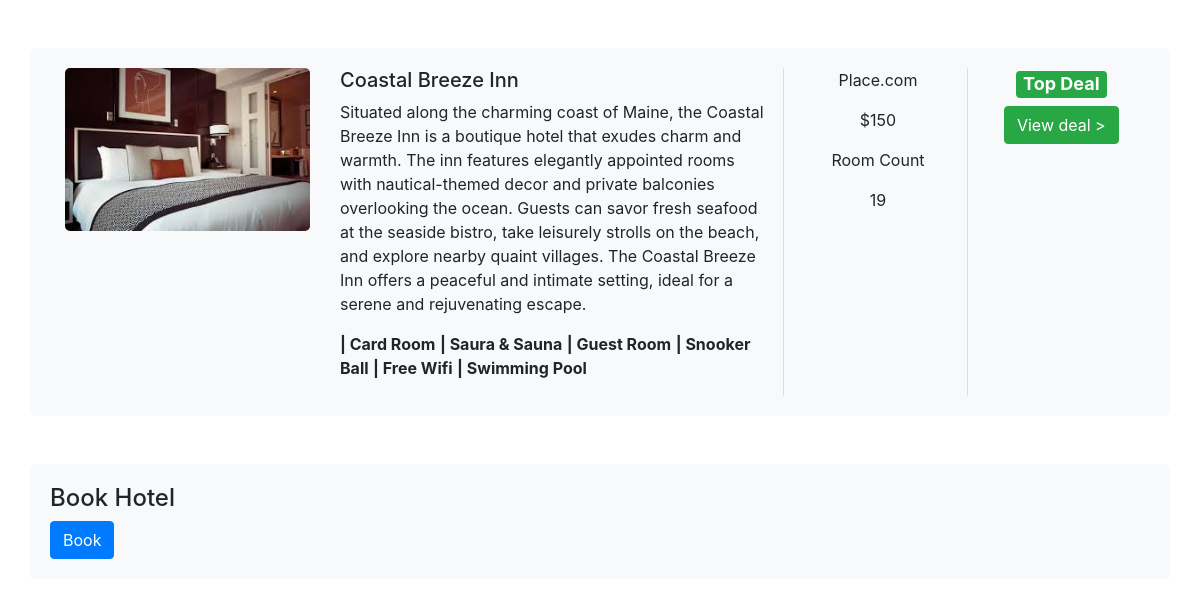
Page /hotel/2f53caca-ef1e-4527-b23b-ac14f375e7e6/ on the committed database.
### home/models.py (models this page shows, shortened)
class BaseModel(models.Model):
    uid = models.UUIDField(default=uuid.uuid4, editable=False, primary_key=True)
    created_at = models.DateField(auto_now_add=True)
    updated_at = models.DateField(auto_now_add=True)
    class Meta:
        abstract = True

class Hotel(BaseModel):
    hotel_name=models.CharField(max_length=100)
    hotel_price = models.IntegerField()
    description = models.TextField()
    amenities = models.ManyToManyField(Amenities)
    room_count = models.IntegerField(default=10)

class HotelImages(BaseModel):
    hotel=models.ForeignKey(Hotel, related_name = "Images", on_delete=models.CASCADE)
    Images = models.ImageField(upload_to="hotel")

class Amenities(BaseModel):
    amenity_name = models.CharField(max_length=100)

### home/views.py (the view)
# urls.py: path('hotel/<uuid:uid>/', HotelDetailView.as_view(), name='hotel_detail'),
class HotelDetailView(DetailView):
    model = Hotel
    template_name = 'hoteldetail.html'
    context_object_name = 'hotel'
    def get_object(self):
        uid = self.kwargs['uid']
        return Hotel.objects.get(uid=uid)

### home/templates/hoteldetail.html (shortened to what this page needs)
{% extends "base.html" %}
{% block start %}
<link rel="stylesheet" href="https://stackpath.bootstrapcdn.com/bootstrap/4.5.2/css/bootstrap.min.css">
<div class="container mt-5">
    <div class="row hotel-info">
        <div class="col-md-3">
            <img class="img-fluid hotel-image" src="/media/{{ hotel.Images.first.Images }}" alt="Hotel Image">
        </div>
        <div class="col-md-5">
            <h5>{{ hotel.hotel_name }}</h5>
            <p>{{ hotel.description }}</p>
            <p>
                {% for amenitie in hotel.amenities.all %}
                    <b>| {{ amenitie.amenity_name }}</b>
                {% endfor %}
            </p>
        </div>
        <div class="col-md-2 more-offers text-center">
            <p>Place.com</p>
            <p>${{ hotel.hotel_price }}</p>
            <p>Room Count</p>
            <p>{{ hotel.room_count }}</p>
        </div>
        <div class="col-md-2 more-offers text-center">
            <h4><span class="badge badge-success">Top Deal</span></h4>
            <div class="btn btn-success">View deal ></div>
        </div>
    </div>
    <div class="row mt-5">
        <div class="col-md-12 hotel-info">
            <h4>Book Hotel</h4>
            <form method="post" action="{% url 'book_hotel' hotel.uid %}">
                <button type="submit" class="btn btn-primary">Book</button>
            </form>
        </div>
    </div>
</div>
{% endblock %}

### home/templates/base.html (style rules this page uses)
body { font-family: "Lato", Arial, sans-serif; font-weight: 400; font-size: 16px; line-height: 1.7; background: #fff; color: #777; }

### home/templates/hoteldetail.html (style rules this page uses)
.hotel-image { width: 100%; height: auto; border-radius: 5px; }
.hotel-info { background-color: #f8f9fa; padding: 20px; border-radius: 5px; margin-bottom: 20px; }
.more-offers { border-left: 1px solid #ddd; padding-left: 20px; }

### rows in the picture
Hotel: Images.first.Images (picture), hotel_name "Coastal Breeze Inn", description "Situated along the charming coast of Maine, the Coastal Breeze Inn is a boutique hotel that exudes charm and warmth. The inn features elegantly appointed rooms with nautical-themed decor and private balconies overlooking the ocean. Guests can savor fresh seafood at the seaside bistro, take leisurely strolls on the beach, and explore nearby quaint villages. The Coastal Breeze Inn offers a peaceful and intimate setting, ideal for a serene and rejuvenating escape.", hotel_price "150", room_count "19"
Amenities: amenity_name "Card Room"
Amenities: amenity_name "Saura & Sauna"
Amenities: amenity_name "Guest Room"
Amenities: amenity_name "Snooker Ball"
Amenities: amenity_name "Free Wifi"
Amenities: amenity_name "Swimming Pool"
